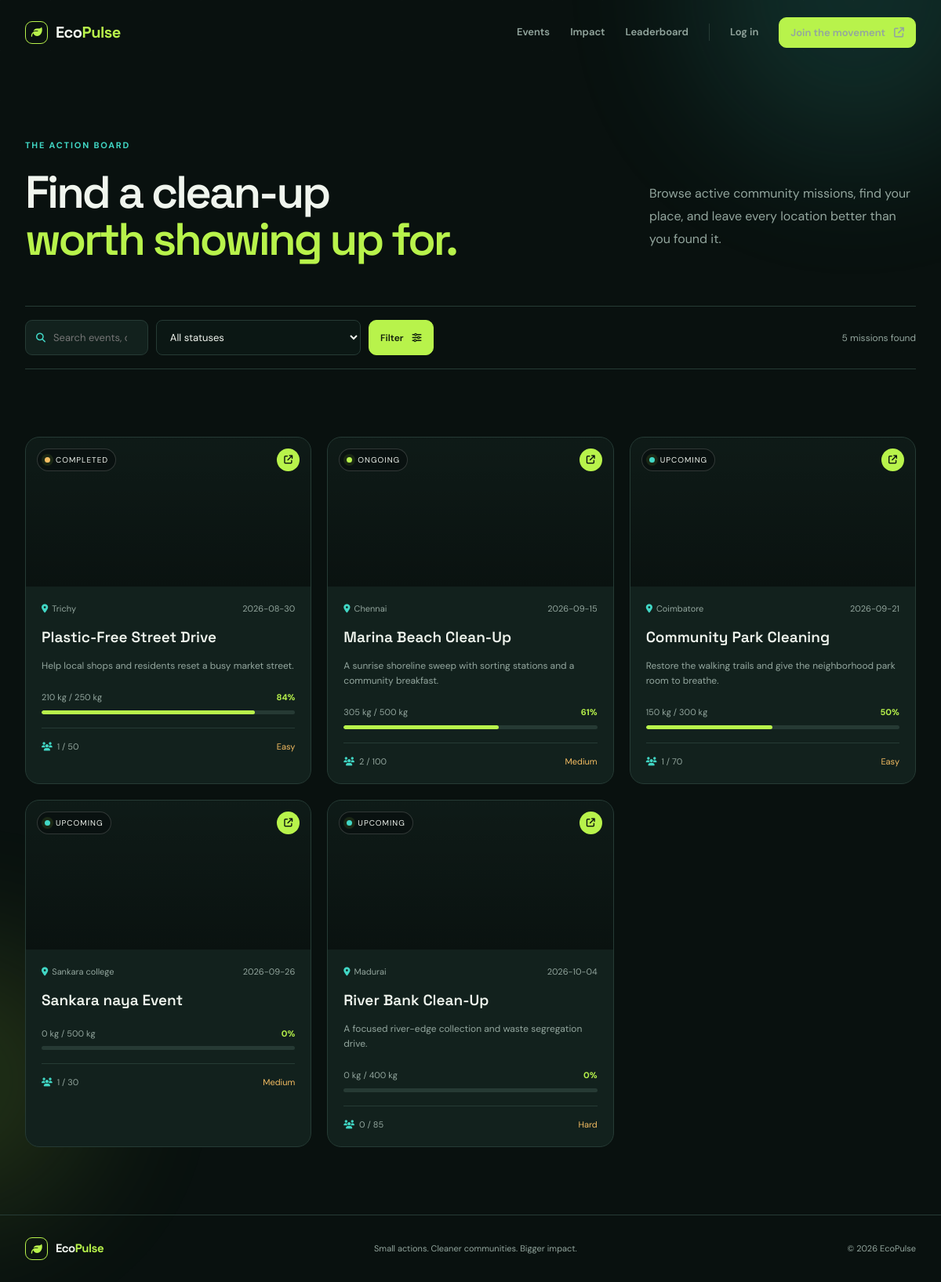
The app's page /events with its own data.
### tables this page shows
CREATE TABLE events (id INTEGER PRIMARY KEY, name TEXT NOT NULL, description TEXT, location TEXT NOT NULL, event_date TEXT NOT NULL, start_time TEXT, end_time TEXT, max_volunteers INTEGER DEFAULT 50, target_waste REAL DEFAULT 100, category TEXT, difficulty TEXT, equipment TEXT, status TEXT DEFAULT 'Upcoming', image TEXT, created_by INTEGER REFERENCES users(id), created_at TEXT DEFAULT CURRENT_TIMESTAMP);

### app.py (the view)
@app.route('/events')
def events():
    db = get_db()
    query = request.args.get('q', '').strip()
    status = request.args.get('status', '')
    sql = 'SELECT * FROM events WHERE (name LIKE ? OR location LIKE ? OR category LIKE ?)'
    params = [f'%{query}%', f'%{query}%', f'%{query}%']
    if status:
        sql += ' AND status=?'; params.append(status)
    sql += ' ORDER BY event_date'
    rows = db.execute(sql, params).fetchall()
    event_list = [{**dict(e), **event_stats(e)} for e in rows]
    return render_template('events.html', events=event_list, query=query, selected_status=status)

### app.py (called while the page is built)
def get_db():
    if 'db' not in g:
        g.db = sqlite3.connect(app.config['DATABASE'])
        g.db.row_factory = sqlite3.Row
        g.db.execute('PRAGMA foreign_keys = ON')
    return g.db

def current_user():
    if 'user_id' not in session:
        return None
    return get_db().execute('SELECT * FROM users WHERE id=?', (session['user_id'],)).fetchone()

@app.context_processor
def inject_globals():
    return {'current_user': current_user(), 'categories': CATEGORIES, 'year': datetime.now().year}

def event_stats(event):
    db = get_db()
    collected = db.execute('SELECT COALESCE(SUM(quantity),0) AS total FROM waste_collection WHERE event_id=?', (event['id'],)).fetchone()['total']
    volunteers = db.execute('SELECT COUNT(*) AS total FROM event_registrations WHERE event_id=?', (event['id'],)).fetchone()['total']
    progress = min(100, round((collected / event['target_waste']) * 100)) if event['target_waste'] else 0
    return {'collected': collected, 'volunteers': volunteers, 'progress': progress}

### templates/events.html
{% extends 'base.html' %}{% block title %}Events{% endblock %}{% block content %}<section class="page-head wrap"><div><span class="section-kicker">The action board</span><h1>Find a clean-up<br><em>worth showing up for.</em></h1></div><p>Browse active community missions, find your place, and leave every location better than you found it.</p></section><section class="wrap filter-bar"><form><div class="search-input"><i class="fa-solid fa-magnifying-glass"></i><input name="q" value="{{ query }}" placeholder="Search events, cities, categories..."></div><select name="status"><option value="">All statuses</option><option {% if selected_status=='Upcoming' %}selected{% endif %}>Upcoming</option><option {% if selected_status=='Ongoing' %}selected{% endif %}>Ongoing</option><option {% if selected_status=='Completed' %}selected{% endif %}>Completed</option></select><button class="button button-small">Filter <i class="fa-solid fa-sliders"></i></button></form><span>{{ events|length }} missions found</span></section><section class="wrap section-space"><div class="event-grid event-grid-large">{% for event in events %}<a class="event-card" href="{{ url_for('event_details', event_id=event.id) }}"><div class="card-image" style="background-image:url('{{ event.image }}')"><span class="status-pill {{ event.status|lower }}"><span></span>{{ event.status }}</span><span class="card-arrow"><i class="fa-solid fa-arrow-up-right-from-square"></i></span></div><div class="card-body"><div class="card-meta"><span><i class="fa-solid fa-location-dot"></i>{{ event.location }}</span><span>{{ event.event_date }}</span></div><h3>{{ event.name }}</h3><p class="muted">{{ event.description[:100] }}{% if event.description|length > 100 %}...{% endif %}</p><div class="progress-label"><span>{{ event.collected|round|int }} kg / {{ event.target_waste|round|int }} kg</span><b>{{ event.progress }}%</b></div><div class="progress"><span style="width:{{ event.progress }}%"></span></div><div class="card-foot"><span><i class="fa-solid fa-users"></i>{{ event.volunteers }} / {{ event.max_volunteers }}</span><span class="difficulty">{{ event.difficulty }}</span></div></div></a>{% else %}<div class="empty-state"><i class="fa-solid fa-seedling"></i><h3>No missions found</h3><p>Try a different search or check back soon.</p></div>{% endfor %}</div></section>{% endblock %}

### templates/base.html (shortened to what this page needs)
<!doctype html>
<html lang="en">
<head>
  <link rel="stylesheet" href="https://cdnjs.cloudflare.com/ajax/libs/font-awesome/6.7.2/css/all.min.css">
  <link rel="stylesheet" href="{{ url_for('static', filename='css/style.css') }}">
</head>
<body>
<div class="ambient ambient-one"></div><div class="ambient ambient-two"></div>
<nav class="nav"><a class="brand" href="{{ url_for('index') }}"><span class="brand-mark"><i class="fa-solid fa-leaf"></i></span><span>Eco<span class="green">Pulse</span></span></a><div class="nav-links"><a href="{{ url_for('events') }}">Events</a><a href="{{ url_for('impact') }}">Impact</a><a href="{{ url_for('leaderboard') }}">Leaderboard</a>{% if current_user %}<a class="user-chip" href="{{ url_for('profile') }}"><span>{{ current_user.name[0] }}</span>{{ current_user.name.split()[0] }}</a><a class="text-link" href="{{ url_for('logout') }}">Log out</a>{% else %}<a class="text-link" href="{{ url_for('login') }}">Log in</a><a class="button button-small" href="{{ url_for('register') }}">Join the movement <i class="fa-solid fa-arrow-up-right-from-square"></i></a>{% endif %}</div></nav>
<main>{% block content %}{% endblock %}</main>
<footer><div class="brand"><span class="brand-mark"><i class="fa-solid fa-leaf"></i></span><span>Eco<span class="green">Pulse</span></span></div><span>Small actions. Cleaner communities. Bigger impact.</span><span>© {{ year }} EcoPulse</span></footer>
</body></html>

### records on screen
events: status "COMPLETED", location "Trichy", event_date "2026-08-30", name "Plastic-Free Street Drive", description "Help local shops and residents reset a busy market street.", collected "210", target_waste "250", progress "84", volunteers "1", max_volunteers "50", difficulty "Easy"
events: status "ONGOING", location "Chennai", event_date "2026-09-15", name "Marina Beach Clean-Up", description "A sunrise shoreline sweep with sorting stations and a community breakfast.", collected "305", target_waste "500", progress "61", volunteers "2", max_volunteers "100", difficulty "Medium"
events: status "UPCOMING", location "Coimbatore", event_date "2026-09-21", name "Community Park Cleaning", description "Restore the walking trails and give the neighborhood park room to breathe.", collected "150", target_waste "300", progress "50", volunteers "1", max_volunteers "70", difficulty "Easy"
events: status "UPCOMING", location "Sankara college", event_date "2026-09-26", name "Sankara naya Event", collected "0", target_waste "500", progress "0", volunteers "1", max_volunteers "30", difficulty "Medium"
events: status "UPCOMING", location "Madurai", event_date "2026-10-04", name "River Bank Clean-Up", description "A focused river-edge collection and waste segregation drive.", collected "0", target_waste "400", progress "0", volunteers "0", max_volunteers "85", difficulty "Hard"

### other values on screen
{{ events|length }} "5"
